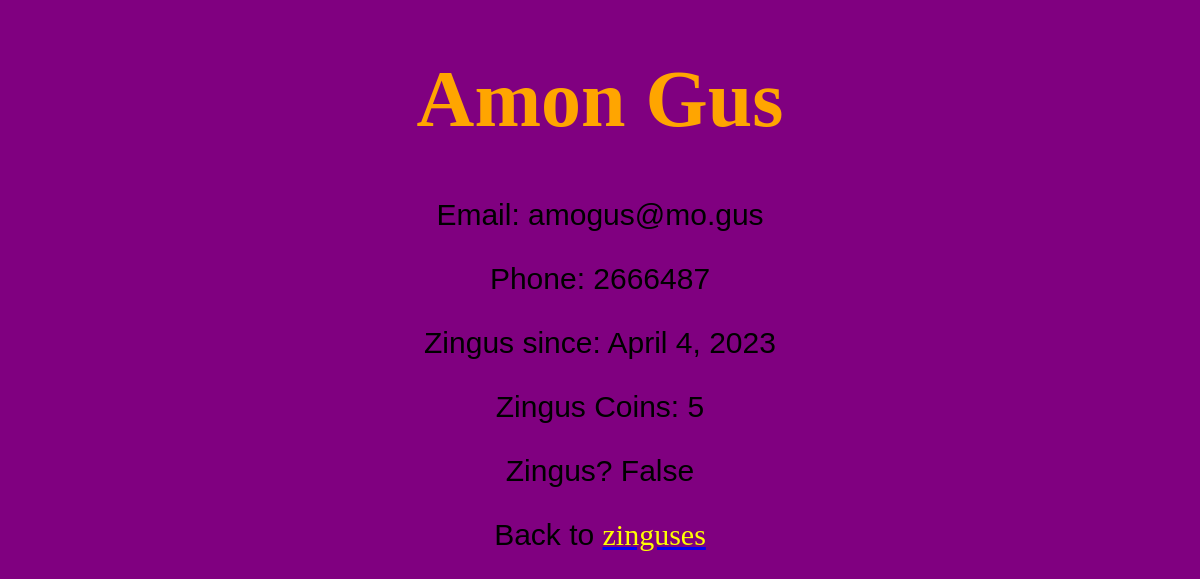
Page /zinguses/search/details/2 (signed in) on the committed database.
### members/models.py (models this page shows, shortened)
class Member(models.Model):
  firstname = models.CharField(max_length=255)
  lastname = models.CharField(max_length=255)
  phone = models.IntegerField(null=True)
  joined_date = models.DateField()
  zinguscoin = models.IntegerField(default=0)
  email = models.EmailField()
  zingus = models.BooleanField(default=False)

### members/views.py (the view)
# urls.py: path('zinguses/search/details/<int:id>', views.details, name='details'),
@login_required
def details(request, id):
  mymember = Member.objects.get(id=id)
  template = loader.get_template('details.html')
  context = {
    'mymember': mymember,
  }
  return HttpResponse(template.render(context, request))

### members/templates/details.html (shortened to what this page needs)
{% extends "master.html" %}
{% block content %}
  <h1>{{ mymember.firstname }} {{ mymember.lastname }}</h1>
  <p>Email: {{ mymember.email }}</p>
  <p>Phone: {{ mymember.phone }}</p>
  <p>Zingus since: {{ mymember.joined_date }}</p>
  <p>Zingus Coins: {{ mymember.zinguscoin }}</p>
  <p>Zingus? {{ mymember.zingus }}</p>
  <p>Back to <a href="/zinguses/"><span style="font-family: 'Segoe Script', serif; color: yellow;">zinguses</span></a></p>
{% endblock %}

### members/templates/master.html (style rules this page uses)
body { background-color: purple; }
h1 { color: orange; font-family: 'Impact', serif; font-size: 80px; text-align: center; }
p { font-family: 'Arial', serif; font-size: 30px; text-align: center; }

### rows in the picture
Member: firstname "Amon", lastname "Gus", email "amogus@mo.gus", phone "2666487", joined_date "April 4, 2023", zinguscoin "5", zingus "False"
